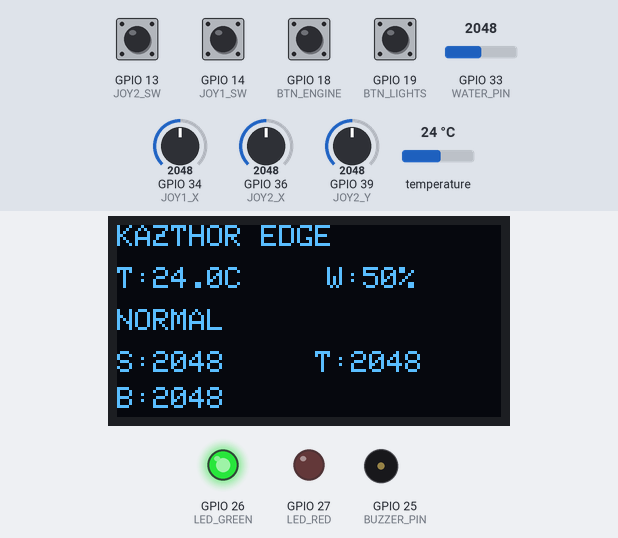
This sketch was run on a simulated ESP32. Parts: 128×64 one-colour display, output pins drawn as LEDs (lit = HIGH), buzzer (waves = sounding). Inputs (shaded band) come from the test bench; at power-on: GPIO 13 (JOY2_SW), GPIO 14 (JOY1_SW), GPIO 18 (BTN_ENGINE), GPIO 19 (BTN_LIGHTS) HIGH, GPIO 33 (WATER_PIN) = 2048, GPIO 34 (JOY1_X) = 2048, GPIO 36 (JOY2_X) = 2048, GPIO 39 (JOY2_Y) = 2048, temperature 24 °C. WiFi joins after 1.5 s; servers stay silent unless stated; random numbers use the default seed unless the sketch sets one; no MQTT or app messages arrive unless stated; what the sketch prints to the serial monitor is not drawn.

Above: at 4.5 s.
4.6 s: GPIO 33 (WATER_PIN) set to 847
At 5.4 s:
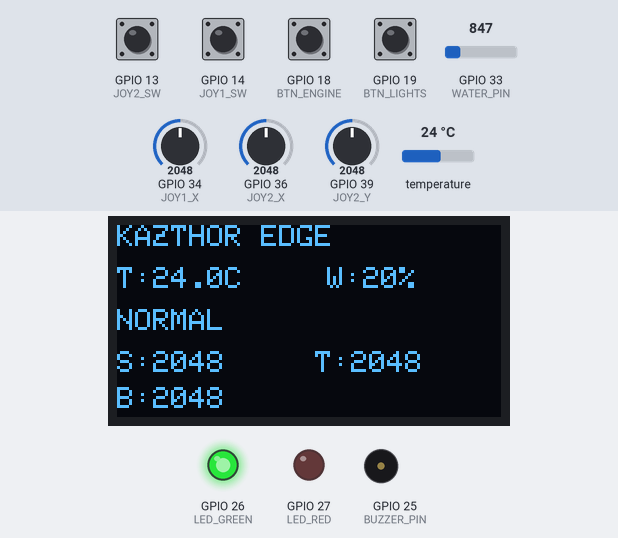
6.2 s: GPIO 33 (WATER_PIN) set to 777
At 7.4 s:
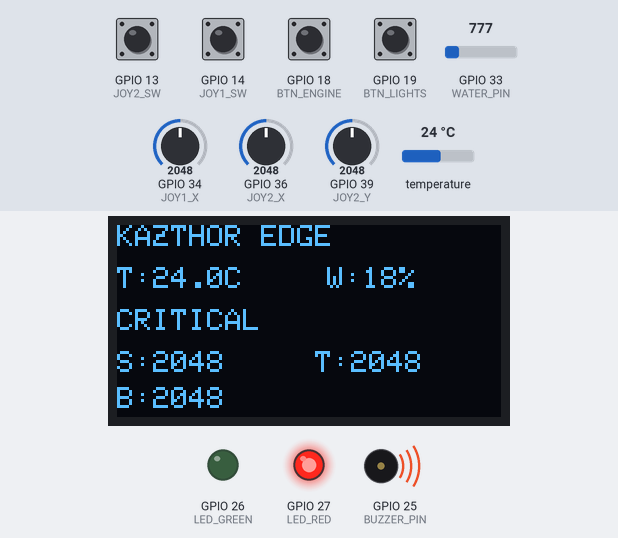
7.8 s: GPIO 34 (JOY1_X) set to 2866
At 9.3 s:
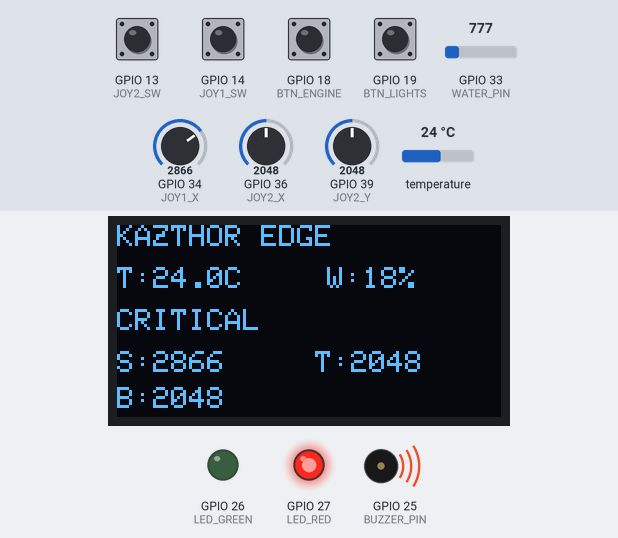
10.2 s: GPIO 36 (JOY2_X) set to 2866
At 12.3 s:
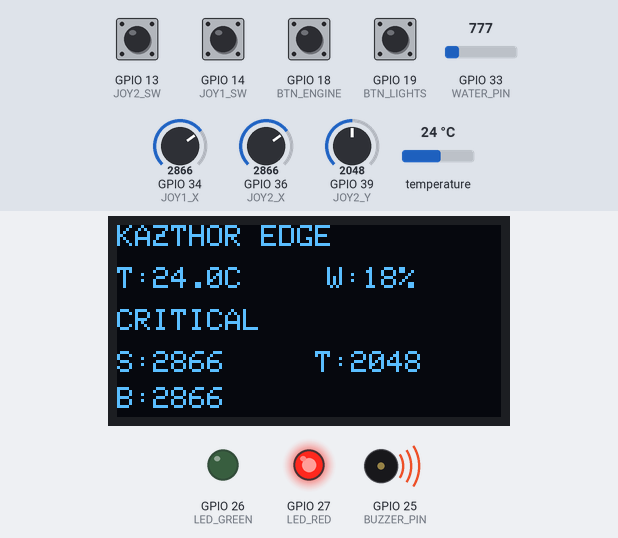
12.7 s: GPIO 39 (JOY2_Y) set to 2866
At 14.2 s:
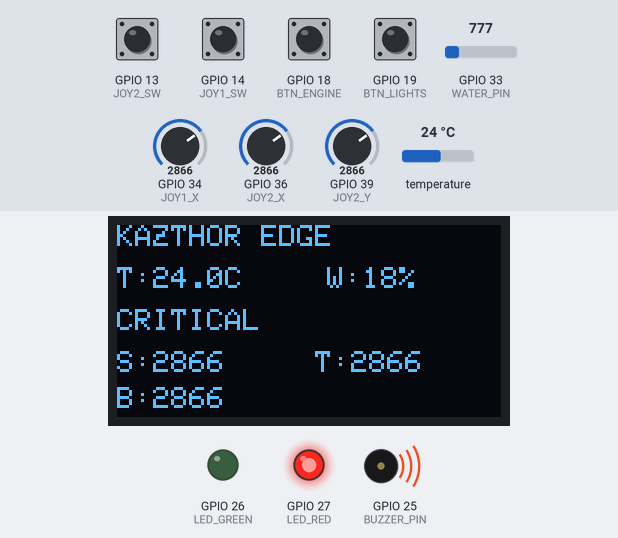
15.1 s: temperature set to 12 °C
At 16.2 s:
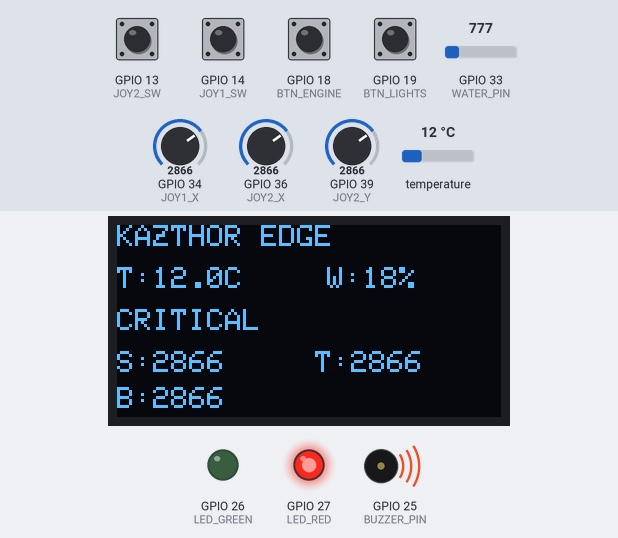
Timing chart, 0 to 17.7 s (numbered marks = the images above; inputs shaded):
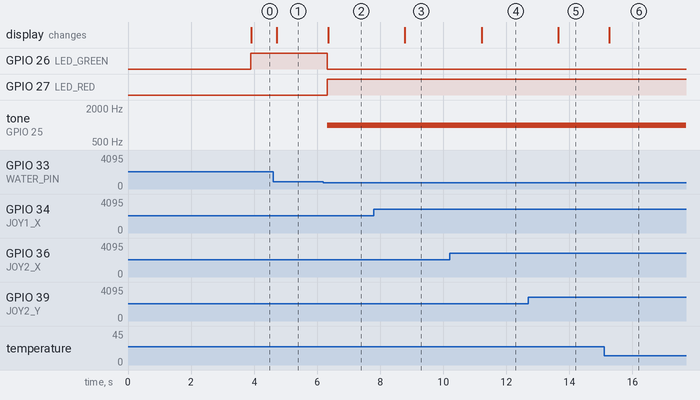

The sketch:

edgegt.ino
```cpp
#include <WiFi.h>
#include <WiFiClientSecure.h>
#include <PubSubClient.h>
#include <ArduinoJson.h>
#include <Wire.h>
#include <Adafruit_GFX.h>
#include <Adafruit_SSD1306.h>
#include <OneWire.h>
#include <DallasTemperature.h>

// ===============================
// WIFI
// ===============================

const char *WIFI_SSID = "";
const char *WIFI_PASS = "";

// ===============================
// MQTT
// ===============================

const char *MQTT_HOST = "";
const int MQTT_PORT = 8883;
const char *MQTT_USER = "";
const char *MQTT_PASS = "";

const char *TOPIC_EDGE = "kazthor/edge/truck01";
const char *TOPIC_GAME = "kazthor/truck01/game";

// ===============================
// OLED
// ===============================

#define SCREEN_WIDTH 128
#define SCREEN_HEIGHT 64
Adafruit_SSD1306 display(SCREEN_WIDTH, SCREEN_HEIGHT, &Wire, -1);

// ===============================
// JOYSTICK 1  (steering)
// ===============================

#define JOY1_X 34
#define JOY1_Y 35
#define JOY1_SW 14

// ===============================
// JOYSTICK 2
// ===============================

#define JOY2_X 36
#define JOY2_Y 39
#define JOY2_SW 13

// ===============================
// BOTONES
// ===============================

#define BTN_ENGINE 18
#define BTN_LIGHTS 19

// ===============================
// SENSORES
// ===============================

#define TEMP_PIN 32
#define WATER_PIN 33

// ===============================
// SALIDAS
// ===============================

#define BUZZER_PIN 25
#define LED_GREEN 26
#define LED_RED 27

// ===============================
// OBJETOS
// ===============================

OneWire oneWire(TEMP_PIN);
DallasTemperature tempSensor(&oneWire);

WiFiClientSecure wifiClient;
PubSubClient mqtt(wifiClient);

// ===============================
// DATOS ETS2 (via MQTT)
// ===============================

bool gameConnected = false;
float etsSpeed = 0;
int etsRpm = 0;
int etsGear = 0;
float etsFuel = 0;
float etsWaterTemp = 0;
float etsDamage = 0;
bool etsEngineOn = false;
unsigned long lastGameMsg = 0;

// ===============================
// DEBOUNCE BOTONES
// ===============================

bool enginePressedEvent = false;
bool lightsPressedEvent = false;
bool lastEngineReading = HIGH;
bool lastLightsReading = HIGH;
unsigned long lastEngineDebounce = 0;
unsigned long lastLightsDebounce = 0;
const unsigned long debounceDelay = 60;

bool engineStableState = HIGH;
bool lightsStableState = HIGH;

// ===============================
// WIFI
// ===============================

void connectWiFi()
{
  WiFi.begin(WIFI_SSID, WIFI_PASS);

  while (WiFi.status() != WL_CONNECTED)
  {
    delay(500);
    Serial.print(".");
  }

  Serial.println();
  Serial.println("WIFI OK");
}

// ===============================
// MQTT CALLBACK
// ===============================

void mqttCallback(char *topic, byte *payload, unsigned int length)
{
  String msg = "";

  for (unsigned int i = 0; i < length; i++)
  {
    msg += (char)payload[i];
  }

  if (String(topic) == TOPIC_GAME)
  {
    StaticJsonDocument<512> doc;
    DeserializationError error = deserializeJson(doc, msg);

    if (!error)
    {
      gameConnected = doc["connected"] | false;
      etsSpeed = doc["speed"] | 0;
      etsRpm = doc["rpm"] | 0;
      etsGear = doc["gear"] | 0;
      etsFuel = doc["fuel"] | 0;
      etsWaterTemp = doc["waterTemp"] | 0;
      etsDamage = doc["damage"] | 0;
      etsEngineOn = doc["engineOn"] | false;
      lastGameMsg = millis();
    }
  }
}

// ===============================
// MQTT CONNECT
// ===============================

void connectMQTT()
{
  while (!mqtt.connected())
  {
    Serial.println("MQTT connecting...");

    String clientId = "kazthor-edge-" + String(random(0xffff), HEX);

    if (mqtt.connect(clientId.c_str(), MQTT_USER, MQTT_PASS))
    {
      Serial.println("MQTT OK");
      mqtt.subscribe(TOPIC_GAME);
    }
    else
    {
      Serial.print("MQTT retry, rc=");
      Serial.println(mqtt.state());
      delay(2000);
    }
  }
}

// ===============================
// LEER BOTONES CON DEBOUNCE
// ===============================

void readButtons()
{
  enginePressedEvent = false;
  lightsPressedEvent = false;

  bool engineReading = digitalRead(BTN_ENGINE);
  bool lightsReading = digitalRead(BTN_LIGHTS);

  if (engineReading != lastEngineReading)
    lastEngineDebounce = millis();

  if (lightsReading != lastLightsReading)
    lastLightsDebounce = millis();

  if ((millis() - lastEngineDebounce) > debounceDelay)
  {
    if (engineStableState == HIGH && engineReading == LOW)
      enginePressedEvent = true;
    engineStableState = engineReading;
  }

  if ((millis() - lastLightsDebounce) > debounceDelay)
  {
    if (lastLightsReading == HIGH && lightsReading == LOW)
      lightsPressedEvent = true;
    lightsStableState = lightsReading;
  }

  lastEngineReading = engineReading;
  lastLightsReading = lightsReading;
}

// ===============================
// SETUP
// ===============================

void setup()
{
  Serial.begin(115200);

  Wire.begin(21, 22);

  if (!display.begin(SSD1306_SWITCHCAPVCC, 0x3C))
  {
    Serial.println("OLED FAIL");
    while (true)
      ;
  }

  display.clearDisplay();
  display.setTextColor(WHITE);
  display.setTextSize(2);
  display.setCursor(0, 20);
  display.println("KAZTHOR");
  display.display();
  delay(1500);

  tempSensor.begin();

  pinMode(JOY1_SW, INPUT_PULLUP);
  pinMode(JOY2_SW, INPUT_PULLUP);
  pinMode(BTN_ENGINE, INPUT_PULLUP);
  pinMode(BTN_LIGHTS, INPUT_PULLUP);

  pinMode(LED_GREEN, OUTPUT);
  pinMode(LED_RED, OUTPUT);

  ledcAttach(BUZZER_PIN, 1000, 8);

  connectWiFi();

  wifiClient.setInsecure();

  mqtt.setServer(MQTT_HOST, MQTT_PORT);
  mqtt.setCallback(mqttCallback);
  mqtt.setKeepAlive(60);
  mqtt.setBufferSize(768);

  connectMQTT();
}

// ===============================
// LOOP
// ===============================

void loop()
{
  // ── MQTT ──────────────────────────────────────
  if (!mqtt.connected())
    connectMQTT();

  mqtt.loop();

  // ── LEER JOYSTICKS ────────────────────────────
  int joy1X = analogRead(JOY1_X); // steering
  int joy2Y = analogRead(JOY2_Y); // throttle
  int joy2X = analogRead(JOY2_X); // brake
  bool joy1Pressed = (digitalRead(JOY1_SW) == LOW);
  bool joy2Pressed = (digitalRead(JOY2_SW) == LOW);

  // ── BOTONES ───────────────────────────────────
  readButtons();

  // ── SENSORES ──────────────────────────────────
  tempSensor.requestTemperatures();
  float tempC = tempSensor.getTempCByIndex(0);

  int waterRaw = analogRead(WATER_PIN);
  int waterPercent = constrain(map(waterRaw, 0, 4095, 0, 100), 0, 100);

  // ── TIMEOUT ETS2 ──────────────────────────────
  if (millis() - lastGameMsg > 3000)
    gameConnected = false;

  // ── ALERTAS ───────────────────────────────────
  bool edgeCritical = (tempC > 95) || (waterPercent < 20);
  bool gameCritical = gameConnected && ((etsWaterTemp > 100) || (etsDamage > 5));
  bool warning = (tempC > 80) || (gameConnected && ((etsWaterTemp > 90) || (etsFuel < 20)));

  String state = "NORMAL";

  if (edgeCritical || gameCritical)
  {
    state = "CRITICAL";
    digitalWrite(LED_GREEN, LOW);
    digitalWrite(LED_RED, HIGH);
    ledcWriteTone(BUZZER_PIN, 1000);
  }
  else if (warning)
  {
    state = "WARNING";
    digitalWrite(LED_GREEN, LOW);
    digitalWrite(LED_RED, HIGH);
    ledcWriteTone(BUZZER_PIN, 0);
  }
  else
  {
    state = "NORMAL";
    digitalWrite(LED_GREEN, HIGH);
    digitalWrite(LED_RED, LOW);
    ledcWriteTone(BUZZER_PIN, 0);
  }

  // ── OLED ──────────────────────────────────────
  display.clearDisplay();
  display.setTextColor(WHITE);
  display.setTextSize(1);

  if (gameConnected)
  {
    display.setCursor(0, 0);
    display.println("ETS2 LIVE");

    display.setCursor(0, 14);
    display.print("SPD:");
    display.print(abs(etsSpeed), 1);

    display.setCursor(70, 14);
    display.print("G:");
    display.print(etsGear);

    display.setCursor(0, 28);
    display.print("RPM:");
    display.print(etsRpm);

    display.setCursor(70, 28);
    display.print("F:");
    display.print(etsFuel, 0);
    display.print("%");

    display.setCursor(0, 42);
    display.print("WT:");
    display.print(etsWaterTemp, 1);
    display.print("C");

    display.setCursor(70, 42);
    display.print("D:");
    display.print(etsDamage, 1);

    display.setCursor(0, 54);
    display.print(state);
  }
  else
  {
    display.setCursor(0, 0);
    display.println("KAZTHOR EDGE");

    display.setCursor(0, 14);
    display.print("T:");
    display.print(tempC, 1);
    display.print("C");

    display.setCursor(70, 14);
    display.print("W:");
    display.print(waterPercent);
    display.print("%");

    display.setCursor(0, 28);
    display.print(state);

    display.setCursor(0, 42);
    display.print("S:");
    display.print(joy1X);

    display.setCursor(66, 42);
    display.print("T:");
    display.print(joy2Y);

    display.setCursor(0, 54);
    display.print("B:");
    display.print(joy2X);
  }

  display.display();

  // ── MQTT PUBLISH (telemetria edge) ────────────
  StaticJsonDocument<512> doc;

  doc["temp"] = tempC;
  doc["water"] = waterPercent;
  doc["joyX"] = joy1X;
  doc["joy2Y"] = joy2Y;
  doc["joy2X"] = joy2X;
  doc["joySW"] = joy1Pressed ? 1 : 0;
  doc["joy2SW"] = joy2Pressed ? 1 : 0;
  doc["engineBtn"] = enginePressedEvent ? 1 : 0;
  doc["lightsBtn"] = lightsPressedEvent ? 1 : 0;
  doc["state"] = state;

  char mqttPayload[512];
  serializeJson(doc, mqttPayload);
  mqtt.publish(TOPIC_EDGE, mqttPayload);

  // ── SERIAL USB → Python vJoy ──────────────────

  int stateCode = 0;
  if (state == "CRITICAL")
    stateCode = 2;
  else if (state == "WARNING")
    stateCode = 1;

  Serial.print(joy1X);
  Serial.print(",");
  Serial.print(joy2Y);
  Serial.print(",");
  Serial.print(joy2X);
  Serial.print(",");
  Serial.print(enginePressedEvent ? 1 : 0);
  Serial.print(",");
  Serial.print(lightsPressedEvent ? 1 : 0);
  Serial.print(",");
  Serial.print(joy1Pressed ? 1 : 0);
  Serial.print(",");
  Serial.print(joy2Pressed ? 1 : 0);
  Serial.print(",");
  Serial.println(stateCode);

  delay(20);
}
```

Measured:
- the behaviour switches between 819 and 818 on GPIO 33 (WATER_PIN) (found by bisection; images 1 and 2)
- after the input at 4.6 s, the display: changes after 0.13 s (image 1)
- after the input at 6.2 s, GPIO 26 (LED_GREEN): HIGH → LOW after 0.12 s; GPIO 27 (LED_RED): LOW → HIGH after 0.12 s; tone on GPIO 25 (BUZZER_PIN): silent → 1000 Hz after 0.12 s; the display: changes after 0.15 s (image 2)
- after the input at 7.8 s, the display: changes after 0.98 s (image 3)
- after the input at 10.2 s, the display: changes after 1.0 s (image 4)
- after the input at 12.7 s, the display: changes after 0.95 s (image 5)
- after the input at 15.1 s, the display: changes after 0.17 s (image 6)
